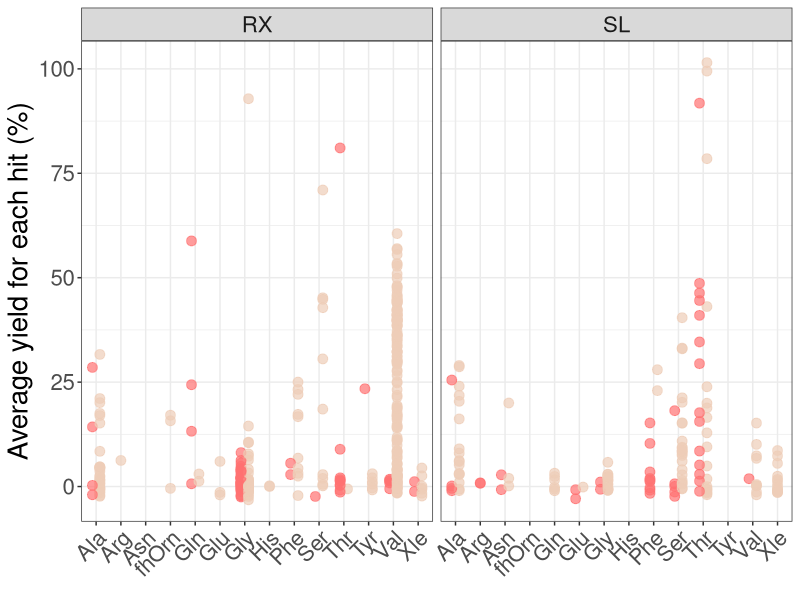
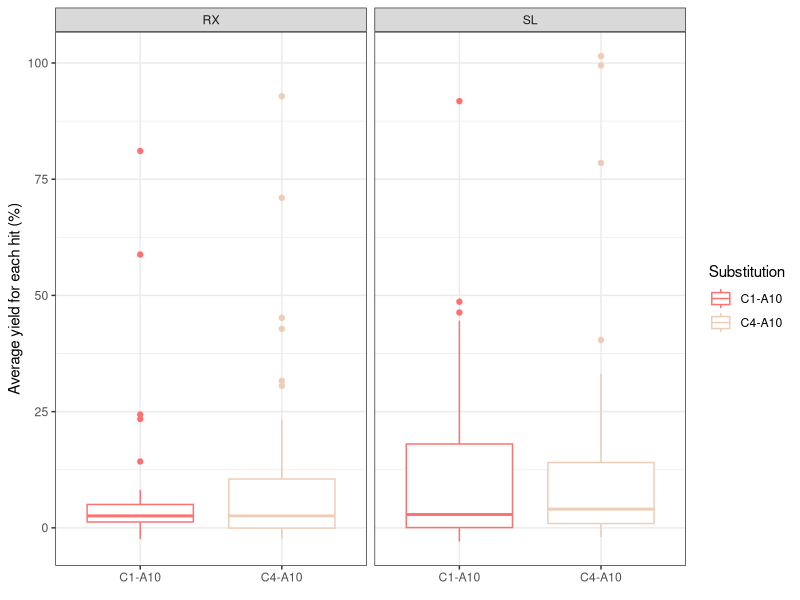
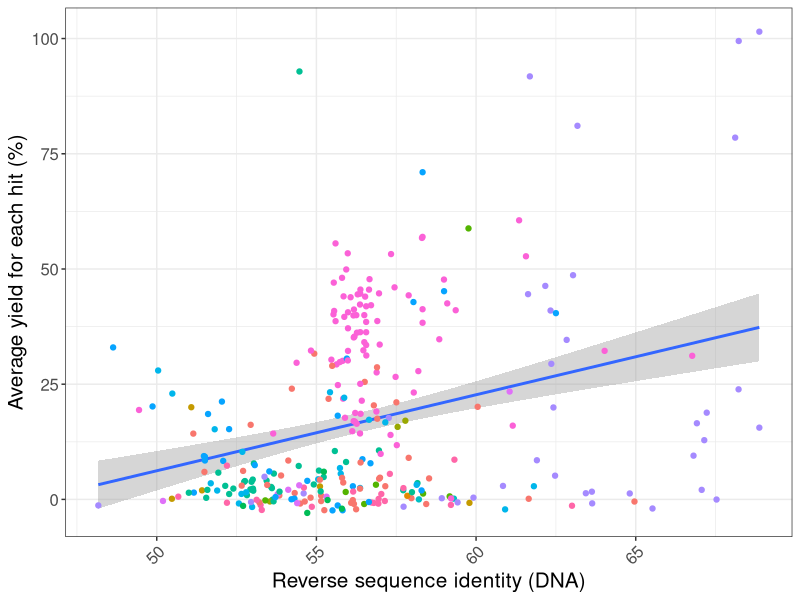
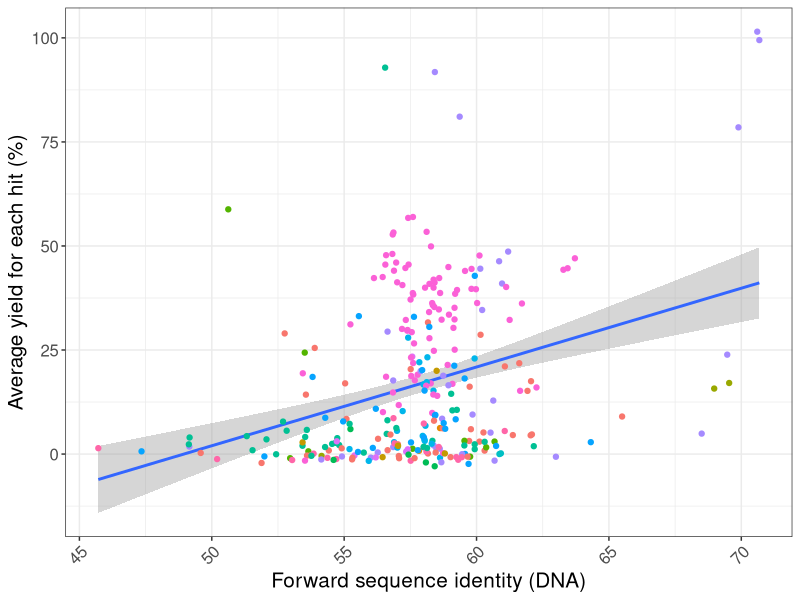
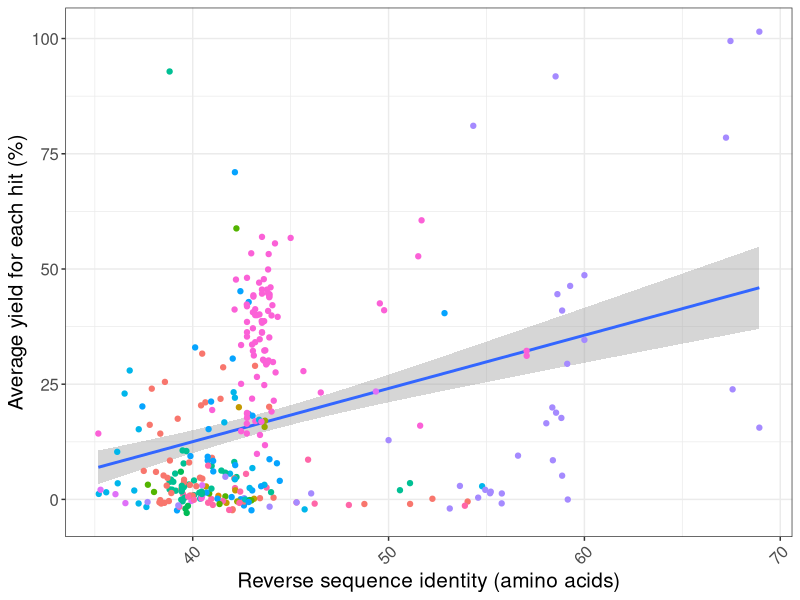
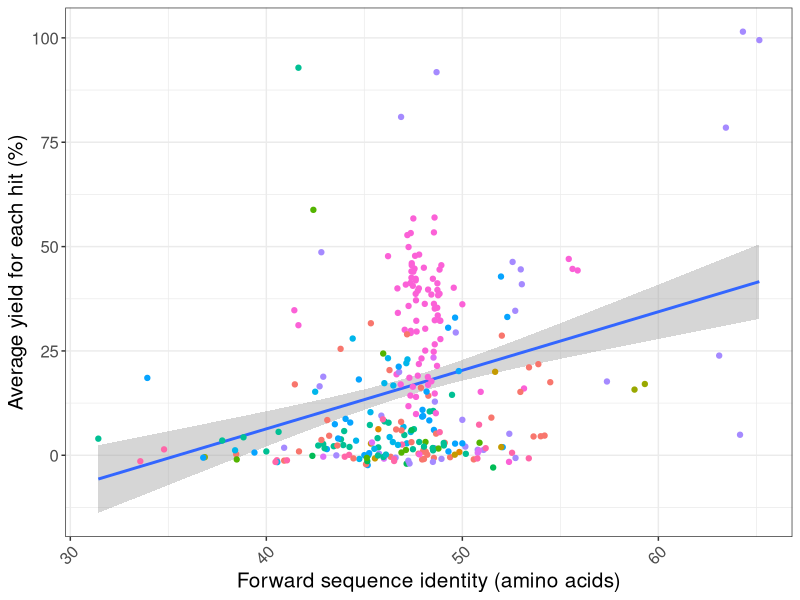
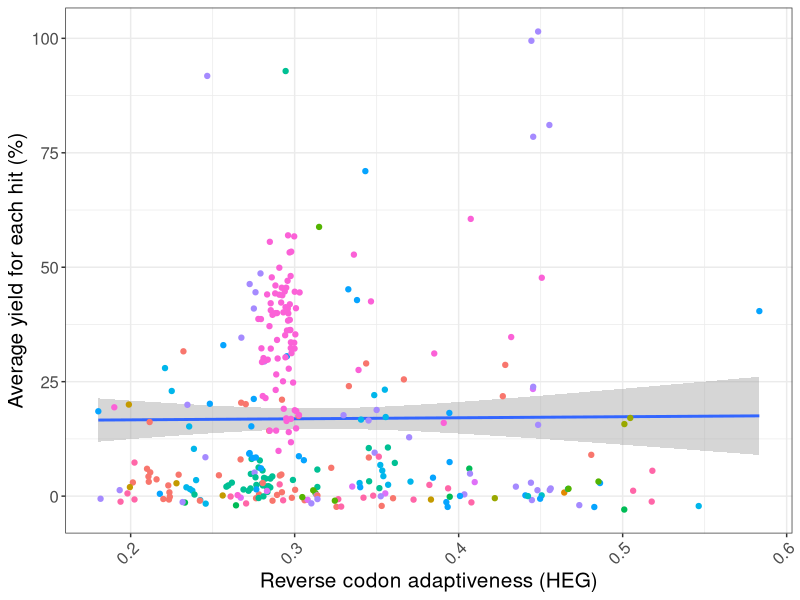
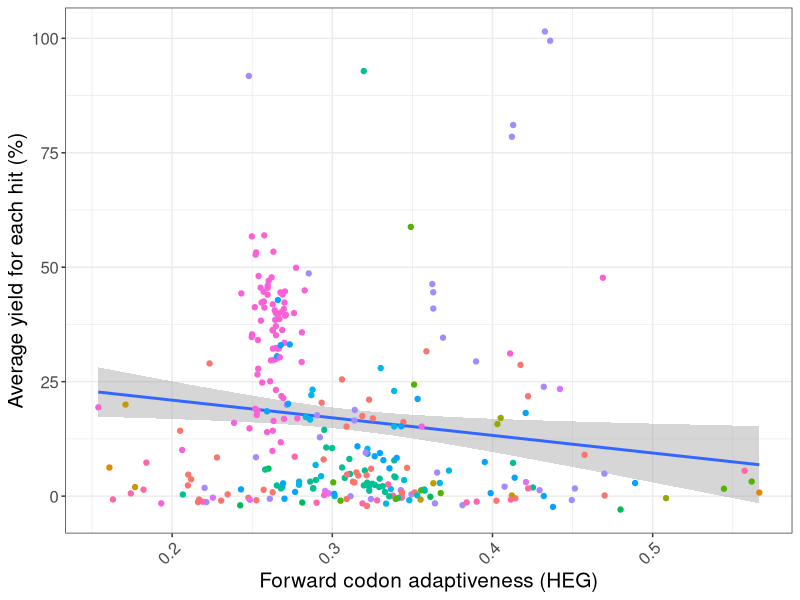

The R source for these figures, in order:
library(dplyr)
library(ggplot2)


# Load experimental data
experimental_data <- read.csv("Screening/Absorbance_and_MALDI/Screen_data.csv")

# Remove samples with no substrate prediction
experimental_data <- experimental_data %>%
  filter(!is.na(Substrate), !is.na(Library))

# Load sequence data
sequence_data <- read.csv("Sequencing analysis/Sequence_data.csv")

# Combine sequence and experimental data
combined_data <- merge(experimental_data, sequence_data)



################### Frequency of each hit during screening #####################

# Create a graph for showing the average for each hit
graph_points <- ggplot(experimental_data, aes(Substrate, Abs, color = Substitution)) +
  geom_point(position = position_dodge(0.6), size = 3, alpha = 0.7) +
  facet_wrap(vars(Library)) +
  theme_bw() +
  labs(y = "Average yield for each hit (%)", x = element_blank()) + 
  theme(legend.position = "none",
        text = element_text(size = 20),
        axis.text.x = element_text(angle = 45, hjust = 1)) +
  scale_color_manual(values=c("#FF7171", "#EDCDB7"))

png(filename = "graph_points.png", width = 820, height = 560)
graph_points # Print to file
dev.off()

# Create a graph showing boxplot of each
graph_boxplot <- combined_data %>%
  filter(!Substrate == "Val") %>%
  ggplot(aes(Substitution, Abs, color = Substitution)) +
  geom_boxplot(position = position_dodge(0.6)) +
  facet_wrap(vars(Library)) +
  labs(y = "Average yield for each hit (%)", x = element_blank()) + 
  theme(legend.position = "none", text = element_text(size = 20),
        axis.text.x = element_text(angle = 45, hjust = 1)) +
  theme_bw() +
  scale_color_manual(values=c("#FF7171", "#EDCDB7"))

png(filename = "graph_boxplot.png", width = 350, height = 560)
graph_boxplot # Print to file
dev.off()

# Create data to graph relationships
graph_rev_PID <- combined_data %>%
  ggplot(aes(rev_PID, Abs)) +
  geom_smooth(method='lm') +
  geom_point(aes(color = Substrate)) +
  labs(y = "Average yield for each hit (%)", 
       x = "Reverse sequence identity (DNA)") +
  theme_bw() + 
  theme(legend.position = "none", text = element_text(size = 15),
        axis.text.x = element_text(angle = 45, hjust = 1)) 
png(filename = "graph_rev_PID.png", width = 400, height = 400)
graph_rev_PID # Print to file
dev.off()

# Create of rev_PID
graph_fwd_PID <- combined_data %>%
  ggplot(aes(fwd_PID, Abs)) +
  geom_smooth(method='lm') +
  geom_point(aes(color = Substrate)) +
  labs(y = "Average yield for each hit (%)", 
       x = "Forward sequence identity (DNA)") +
  theme_bw() + 
  theme(legend.position = "none", text = element_text(size = 15),
        axis.text.x = element_text(angle = 45, hjust = 1)) 
png(filename = "graph_fwd_PID.png", width = 400, height = 400)
graph_fwd_PID # Print to file
dev.off()

graph_rev_aaPID <- combined_data %>%
  ggplot(aes(rev_aaPID, Abs)) +
  geom_smooth(method='lm') +
  geom_point(aes(color = Substrate)) +
  labs(y = "Average yield for each hit (%)", 
       x = "Reverse sequence identity (amino acids)") +
  theme_bw() + 
  theme(legend.position = "none", text = element_text(size = 15),
        axis.text.x = element_text(angle = 45, hjust = 1)) 
png(filename = "graph_rev_aaPID.png", width = 400, height = 400)
graph_rev_aaPID # Print to file
dev.off()

graph_fwd_aaPID <- combined_data %>%
  ggplot(aes(fwd_aaPID, Abs)) +
  geom_smooth(method='lm') +
  geom_point(aes(color = Substrate)) +
  labs(y = "Average yield for each hit (%)", 
       x = "Forward sequence identity (amino acids)") +
  theme_bw() + 
  theme(legend.position = "none", text = element_text(size = 15),
        axis.text.x = element_text(angle = 45, hjust = 1)) 
png(filename = "graph_fwd_aaPID.png", width = 400, height = 400)
graph_fwd_aaPID # Print to file
dev.off()

graph_rev_HEG <- combined_data %>%
  ggplot(aes(rev_HEG, Abs)) +
  geom_smooth(method='lm') +
  geom_point(aes(color = Substrate)) +
  labs(y = "Average yield for each hit (%)", 
       x = "Reverse codon adaptiveness (HEG)") +
  theme_bw() + 
  theme(legend.position = "none", text = element_text(size = 15),
        axis.text.x = element_text(angle = 45, hjust = 1)) 
png(filename = "graph_rev_HEG.png", width = 400, height = 400)
graph_rev_HEG # Print to file
dev.off()

# Create of rev_HEG
graph_fwd_HEG <- combined_data %>%
  ggplot(aes(fwd_HEG, Abs)) +
  geom_smooth(method='lm') +
  geom_point(aes(color = Substrate)) +
  labs(y = "Average yield for each hit (%)", 
       x = "Forward codon adaptiveness (HEG)") +
  theme_bw() + 
  theme(legend.position = "none", text = element_text(size = 15),
        axis.text.x = element_text(angle = 45, hjust = 1)) 
png(filename = "graph_fwd_HEG.png", width = 400, height = 400)
graph_fwd_HEG # Print to file
dev.off()

graph_rev_RPG <- combined_data %>%
  ggplot(aes(rev_RPG, Abs)) +
  geom_smooth(method='lm') +
  geom_point(aes(color = Substrate)) +
  labs(y = "Average yield for each hit (%)", 
       x = "Reverse codon adaptiveness (RPG)") +
  theme_bw() + 
  theme(legend.position = "none", text = element_text(size = 15),
        axis.text.x = element_text(angle = 45, hjust = 1)) 
png(filename = "graph_rev_RPG.png", width = 400, height = 400)
graph_rev_RPG # Print to file
dev.off()

graph_fwd_RPG <- combined_data %>%
  ggplot(aes(fwd_RPG, Abs)) +
  geom_smooth(method='lm') +
  geom_point(aes(color = Substrate)) +
  labs(y = "Average yield for each hit (%)", 
       x = "Forward codon adaptiveness (RPG)") +
  theme_bw() + 
  theme(legend.position = "none", text = element_text(size = 15),
        axis.text.x = element_text(angle = 45, hjust = 1)) 
png(filename = "graph_fwd_RPG.png", width = 400, height = 400)
graph_fwd_RPG # Print to file
dev.off()

graph_rev_GC <- combined_data %>%
  ggplot(aes(rev_GC, Abs)) +
  geom_smooth(method='lm') +
  geom_point(aes(color = Substrate)) +
  labs(y = "Average yield for each hit (%)", 
       x = "Reverse GC content") +
  theme_bw() + 
  theme(legend.position = "none", text = element_text(size = 15),
        axis.text.x = element_text(angle = 45, hjust = 1)) 
png(filename = "graph_rev_GC.png", width = 400, height = 400)
graph_rev_GC # Print to file
dev.off()

graph_fwd_GC <- combined_data %>%
  ggplot(aes(fwd_GC, Abs)) +
  geom_smooth(method='lm') +
  geom_point(aes(color = Substrate)) +
  labs(y = "Average yield for each hit (%)", 
       x = "Forward GC content") +
  theme_bw() + 
  theme(legend.position = "none", text = element_text(size = 15),
        axis.text.x = element_text(angle = 45, hjust = 1)) 
png(filename = "graph_fwd_GC.png", width = 400, height = 400)
graph_fwd_GC # Print to file
dev.off()





